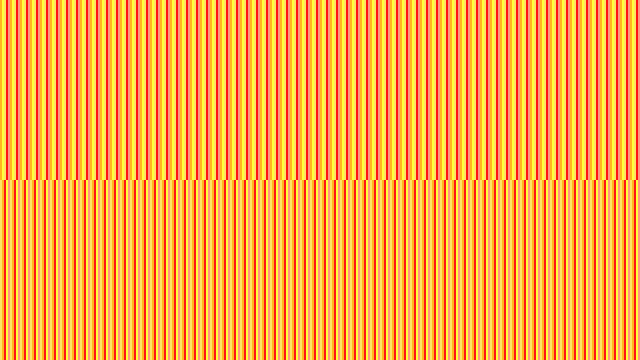
Frame 1 (no input)
Frame 2 (the mouse pressed at the canvas centre, redrawn once): identical to frame 1, image omitted

The Processing sketch that drew this single still picture (run headless with seeded random() and noise(); the mouse was pressed at the canvas centre and the sketch redrawn once):

// Processing sketch: processing_158287
// ── processing_158287.pde


color a, b, c, d, e;

void setup() {
  size(640, 360);
  noStroke();
  a = color(2500, 183, 30);
  b = color(607, 786, 59);
  c = color(588, 226, 100);
  d = color(465, 19, 20);
  e = color(646, 150, 127);
  noLoop();
}

void draw() {
  drawBand(a, b, c, d, e, 0, width/228);
  drawBand(c, a, d, b, e, height/2, width/228);
}

void drawBand(color v, color w, color x, color y, color z, int ypos, int barWidth) {
  int num = 5;
  color[] colorOrder = { v, w, x, y, z };
  for(int i = 0; i < width; i += barWidth*num) {
    for(int j = 0; j < num; j++) {
      fill(colorOrder[j]);
      rect(i+j*barWidth, ypos, barWidth, height/2);
    }
  }
}
